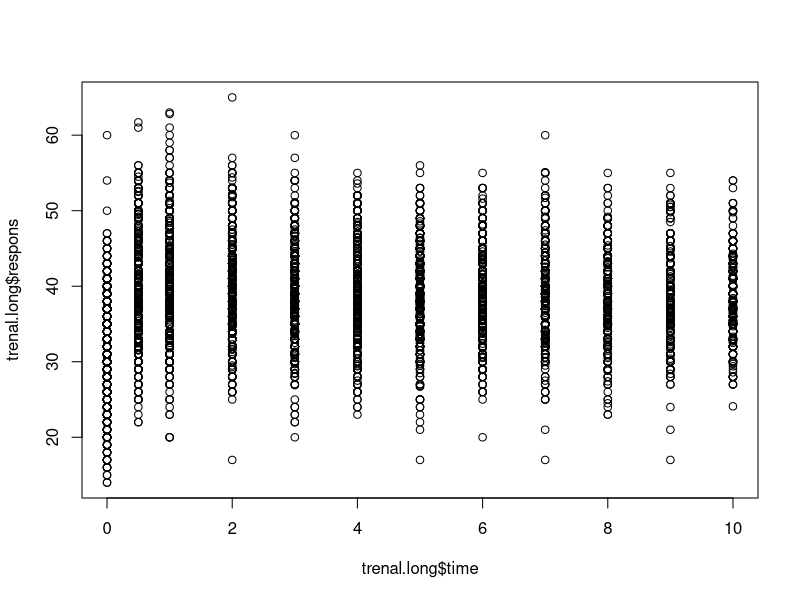
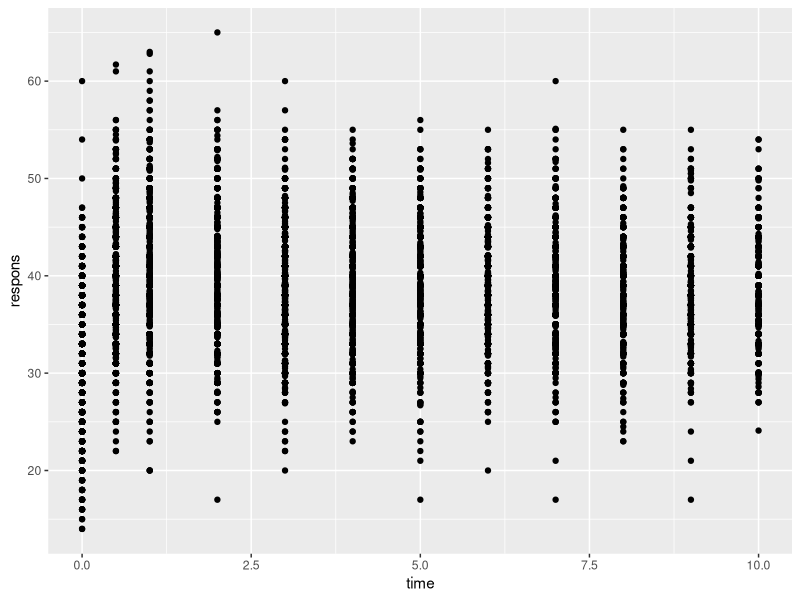
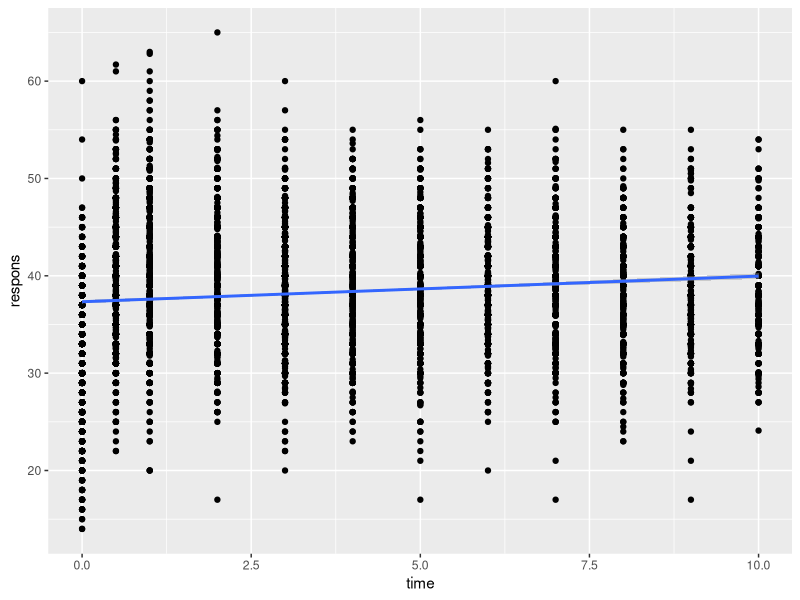
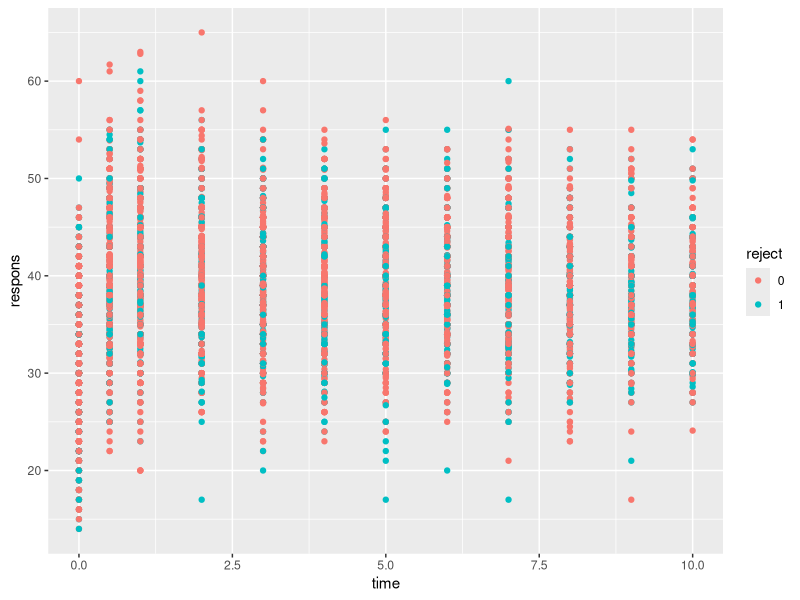
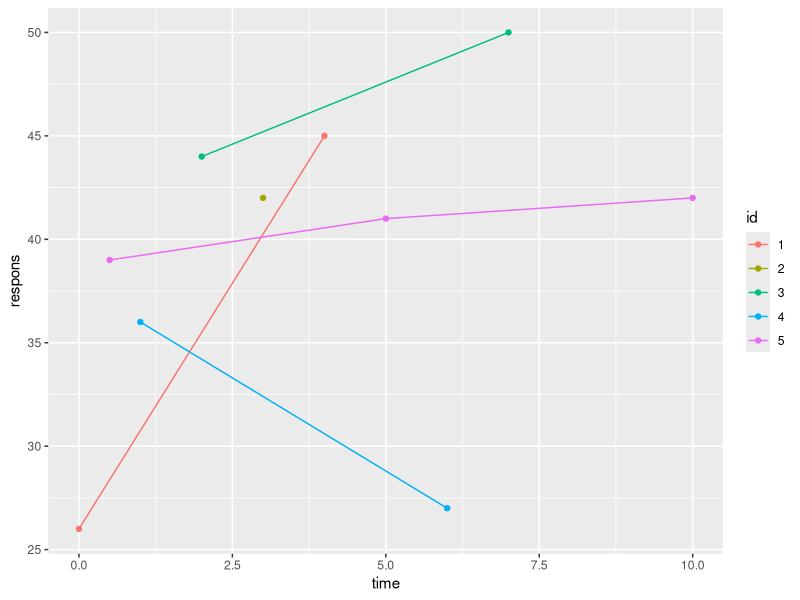
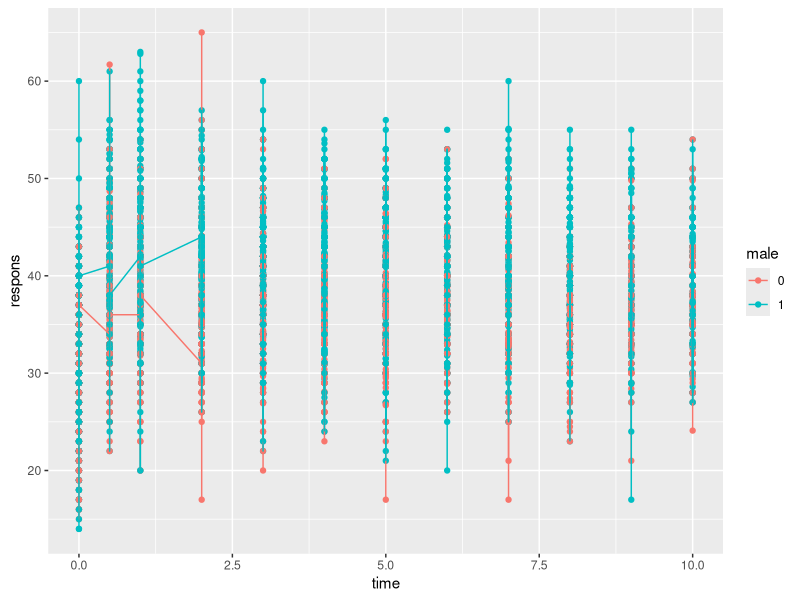
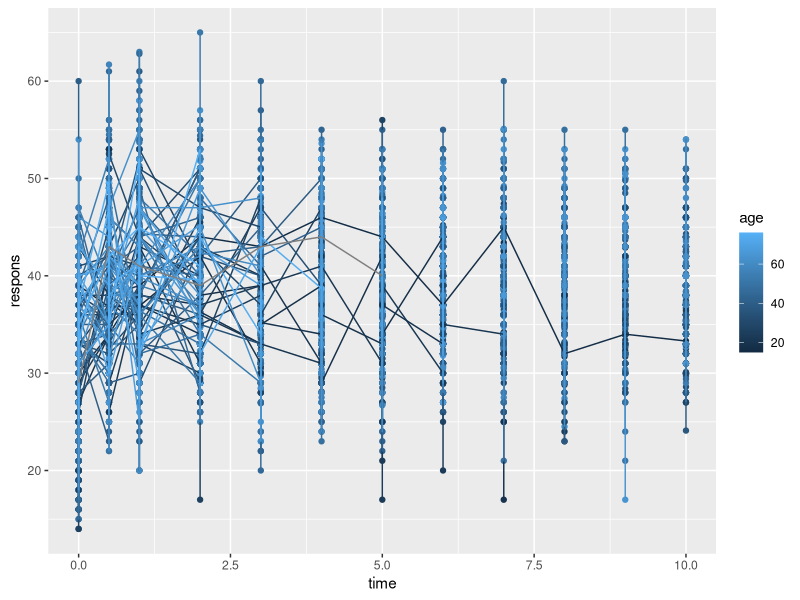
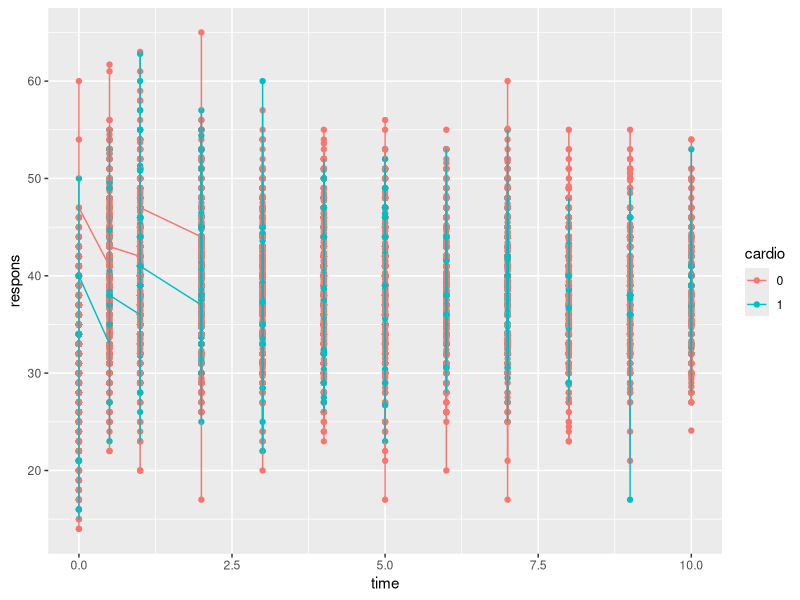

Source code (R) for these figures, in order:
## ---- chunk 1
knitr::opts_chunk$set(echo = TRUE)
## ---- chunk 2
#install.packages("readxl")
library("readxl")
trenal <- read_excel("Trenal.XLS")
summary(trenal)
## ---- chunk 3
trenal= trenal[,-18]
summary(trenal)
## ---- chunk 4
dim(trenal)
## ---- chunk 5
trenal.long = trenal[,13:20]
summary(trenal.long)
## ---- chunk 6
dim(trenal.long)
## ---- chunk 7
#install.packages("magrittr") # package installations are only needed the first time you use it
#install.packages("dplyr")    # alternative installation of the %>%
library(magrittr) # needs to be run every time you start R and want to use %>%
library(dplyr)   
trenal.long %>% 
  relocate(id) %>%
  relocate(j,.after=id)%>%
  relocate(time,.after = j)%>%
  relocate(respons,.after=time)
trenal.long$id = as.factor(trenal.long$id)
trenal.long$j = as.factor(trenal.long$j)
trenal.long$male = as.factor(trenal.long$male)
trenal.long$cardio = as.factor(trenal.long$cardio)
trenal.long$reject = as.factor(trenal.long$reject)
summary(trenal.long)
length(unique(trenal.long$id))
## ---- chunk 8
# Plot the raw data
plot(trenal.long$time,trenal.long$respons)
## ---- chunk 9
library(ggplot2)
library(nlme)
library(lme4)

data = trenal.long
#Plot data
ggplot(data, aes(x=time, y=respons)) + geom_point()

#Plot data with lm line
ggplot(data, aes(x=time, y=respons)) + geom_point() + geom_smooth(method="lm")

## ---- chunk 10
#Plot individual data
ggplot(data, aes(x=time, y=respons, group=reject,color=reject)) + geom_point() 
## ---- chunk 11
#Plot individual data

ggplot(data[data$id == c('1','2','3','4','5'),], aes(x=time, y=respons, group=id,color=id)) + geom_point()  +geom_line()
## ---- chunk 12
#Plot individual data
ggplot(data, aes(x=time, y=respons, group=male,color=male)) + geom_point()  +geom_line()
## ---- chunk 13
#Plot individual data
ggplot(data, aes(x=time, y=respons, group=age,color=age)) + geom_point() +geom_line()
## ---- chunk 14
#Plot individual data
ggplot(data, aes(x=time, y=respons, group=cardio,color=cardio)) + geom_point()  +geom_line()
## ---- chunk 15
#Lm
lm<-lm(respons~time,data=data)
summary(lm)

## ---- chunk 16
#Plot individual data
ggplot(data, aes(x=time, y=respons, group=male,color=male)) + geom_point() 
#Spaghetti Plot
ggplot(data, aes(x=time, y=respons, group=male,color=male)) + geom_point() +geom_line()
#Spaghetti with fitted lines
ggplot(data, aes(x=time, y=respons, group=male,color=male)) + geom_point()+ geom_smooth(method="lm",se=F) +geom_line()


## ---- chunk 17
#lme
#data = trenal.long
#lme <- lme(repsons ~ time + age ,data=data)
#lme<-lme(respons~time+age+male+reject+cardio,data=data)
#summary(lme)

#newdata<-data.frame(ID=c(1,2,3,4,5),week=c(3,3,3,3,3))
#newdata$prediction<-predict(lm,newdata=newdata)
#newdata
#predict(lme,newdata=newdata,level=0:1)


